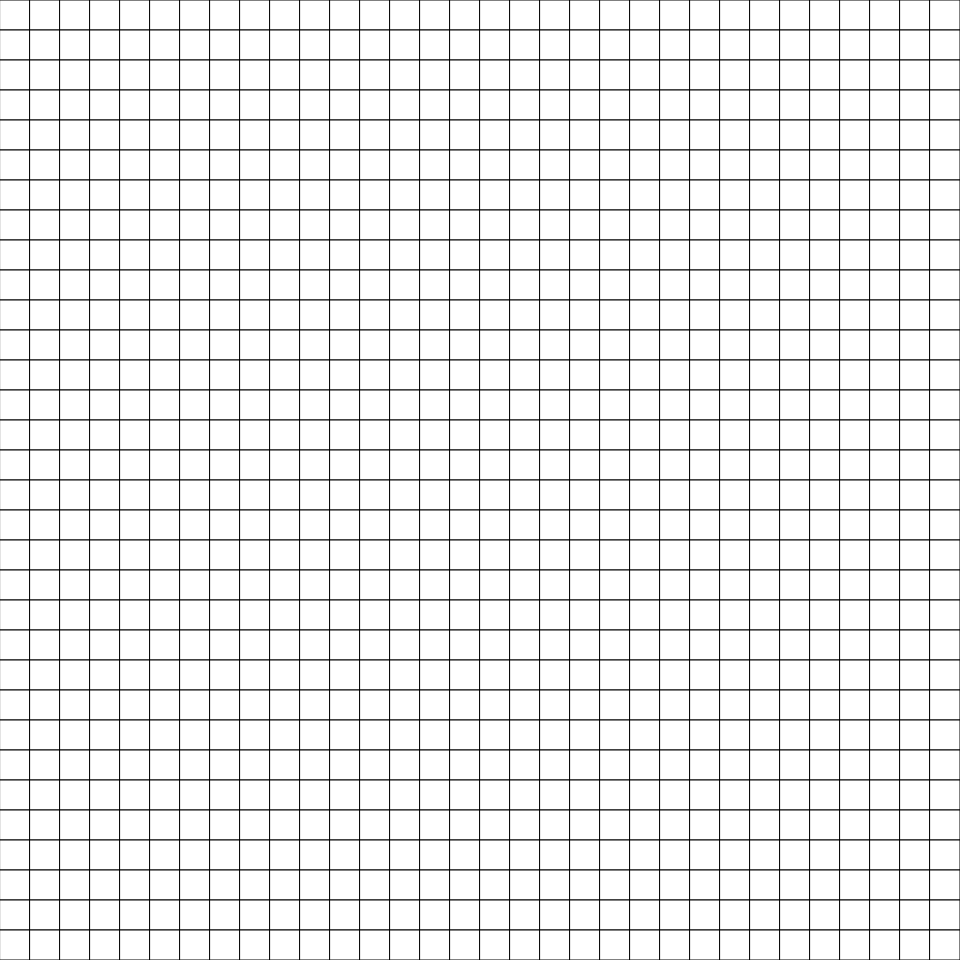
Frame 1 (no input)
Frame 60 (no input): identical to frame 1, image omitted
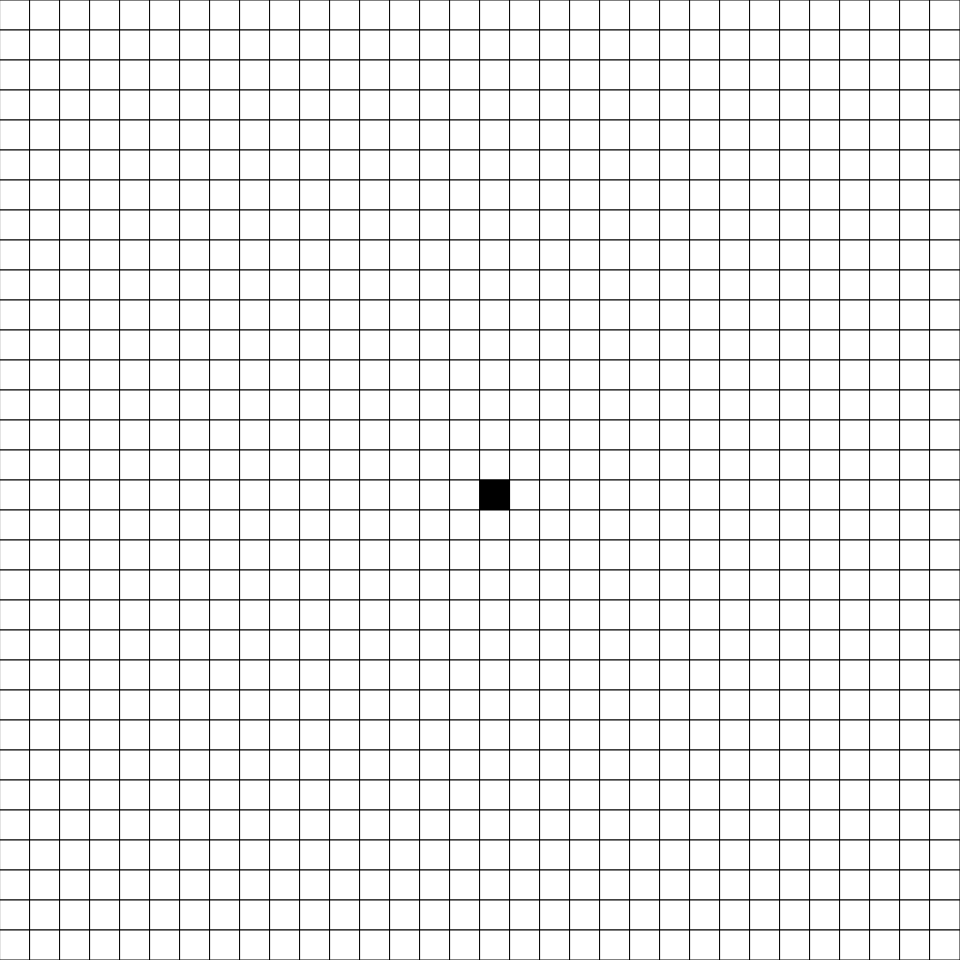
Frame 120 (the mouse pressed at the canvas centre since frame 60)

The p5.js sketch that drew these frames (run headless with seeded random() and noise() and a simulated clock; from frame 60 on, the mouse is pressed at the canvas centre):

// p5.js sketch
// ── sketch.js
let grid;
let cellSize;
let gridSize = 32;
let outputP;
let inputTextArea;
let loadButton;
let sizeInput;
let setSizeButton;

function setup() {
  createCanvas(windowWidth * 0.8, windowWidth * 0.8); 
  sizeInput = createInput('32', 'number');
  sizeInput.attribute('min', '1');
  sizeInput.attribute('max', '32');

  setSizeButton = createButton('Set Size');
  setSizeButton.mousePressed(() => {
    gridSize = constrain(int(sizeInput.value()), 1, 32);
    cellSize = width / gridSize; 
    resetGrid();
  });

  inputTextArea = createInput('', 'text');
  inputTextArea.size(400);

  loadButton = createButton('Load Code');
  loadButton.mousePressed(loadFromCode);

  outputP = createP();
  cellSize = width / gridSize;
  resetGrid();
}

function resetGrid() {
  grid = new Array(gridSize).fill().map(() => new Array(gridSize).fill(0));
}

function draw() {
  background(255);
  for (let i = 0; i < gridSize; i++) {
    for (let j = 0; j < gridSize; j++) {
      if (grid[i][j] === 1) {
        fill(0);
      } else {
        fill(255);
      }
      rect(j * cellSize, i * cellSize, cellSize, cellSize);
    }
  }
}

function mousePressed() {
  if (mouseX > 0 && mouseX < width && mouseY > 0 && mouseY < height) {
    let x = floor(mouseX / cellSize);
    let y = floor(mouseY / cellSize);

    grid[y % gridSize][x % gridSize] = 1 - grid[y % gridSize][x % gridSize];
    generateCode();
  }
}

function generateCode() {
  let codeLines = [];
  for (let i = 0; i < gridSize; i++) {
    let val = 0;
    for (let j = 0; j < gridSize; j++) {
      if (grid[i][j] === 1) {
        val |= 1 << (gridSize - 1 - j);
      }
    }
    codeLines.push('0x' + val.toString(16).padStart(4, '0'));
  }
  outputP.html(`static const uint16_t bitmap[${gridSize}] = {${codeLines.join(', ')}};`);
}

function loadFromCode() {
  let code = inputTextArea.value();
  let matches = code.match(/\{([^\}]+)\}/);
  if (matches) {
    let values = matches[1].split(',').map(val => parseInt(val.trim(), 16));
    for (let i = 0; i < values.length; i++) {
      for (let j = 0; j < gridSize; j++) {
        grid[i][j] = (values[i] & (1 << (gridSize - 1 - j))) ? 1 : 0;
      }
    }
  }
}

function windowResized() {
  resizeCanvas(windowWidth * 0.8, windowWidth * 0.8); 
  cellSize = width / gridSize;
}
